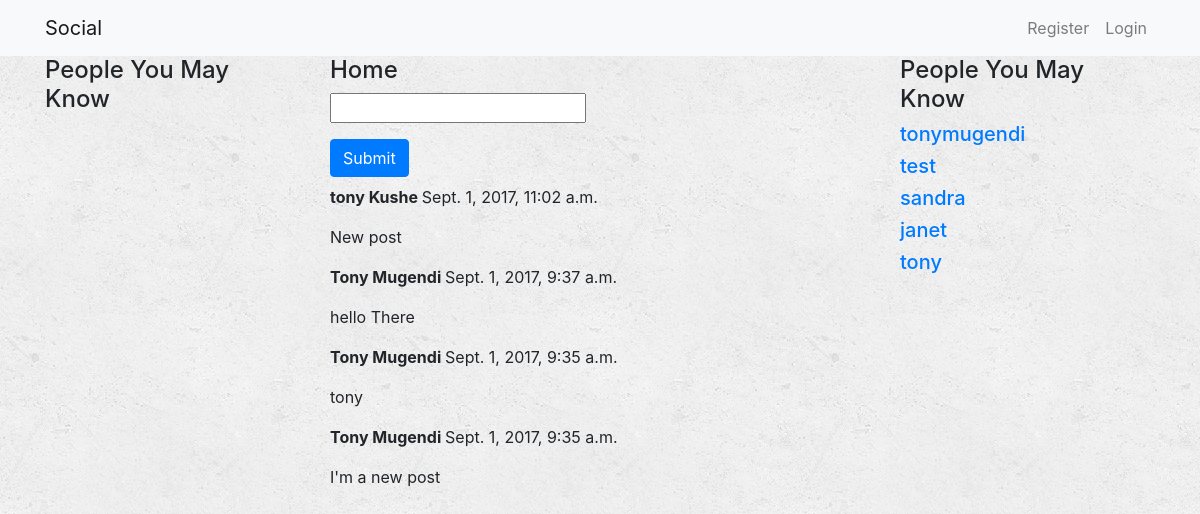
/home/, run on the app's committed database.
### home/models.py (models this page shows)
class Post(models.Model):
	post = models.CharField(max_length=500)
	user = models.ForeignKey(User)
	created = models.DateTimeField(auto_now_add=True)
	updated = models.DateTimeField(auto_now=True)

### home/views.py (the view, shortened to what this page needs)
class HomeView(TemplateView):
	template_name = 'home/home.html'
	def get(self, request):
		form = HomeForm()
		posts = Post.objects.all().order_by('-created')
		users = User.objects.exclude(id=request.user.id)
		args = {'form': form, 'posts': posts, 'users': users}
		return render(request, self.template_name, args)

### home/forms.py
class HomeForm(forms.ModelForm):
	post = forms.CharField()
	class Meta:
		model = Post
		fields = ('post',)

### home/templates/home/home.html (shortened to what this page needs)
{% extends 'social/base.html' %}
{% block body%}
  	<div class="container">
	  	<div class="row">
	  		<div class="col-md-3">
				<h4>People You May Know</h4>
			</div>
	  		<div class="col-md-6">
				<form method="post">
					<h4>Home</h4>
				  	{{ form.post }}
				  	<br>
				  	<button type="submit" class="btn btn-primary mt-3">Submit</button>
				</form>
				{% for post in posts %}
					<p><strong>{{ post.user.get_full_name }} </strong> {{ post.created }}</p>
					<p>{{ post.post }}</p>
				{% endfor %}
			</div>
			<div class="col-md-3">
				<h4>People You May Know</h4>
				{% for user in users %}
					<a href="{% url 'social:profile_with_pk' pk=user.pk %}">
						<h5>{{ user.username }}</h5>
					</a>
				{% endfor %}
			</div>
		</div>
  	</div>
{% endblock %}

### social/static/social/style.css (style rules this page uses)
body { background: white url("images/background.png"); }

### data on the page
Post: user.get_full_name "tony Kushe", created "Sept. 1, 2017, 11:02 a.m.", post "New post"
Post: user.get_full_name "Tony Mugendi", created "Sept. 1, 2017, 9:37 a.m.", post "hello There"
Post: user.get_full_name "Tony Mugendi", created "Sept. 1, 2017, 9:35 a.m.", post "tony"
Post: user.get_full_name "Tony Mugendi", created "Sept. 1, 2017, 9:35 a.m.", post "I'm a new post"

### other printed values
{{ user.username }} "tonymugendi"
{{ user.username }} "test"
{{ user.username }} "sandra"
{{ user.username }} "janet"
{{ user.username }} "tony"
